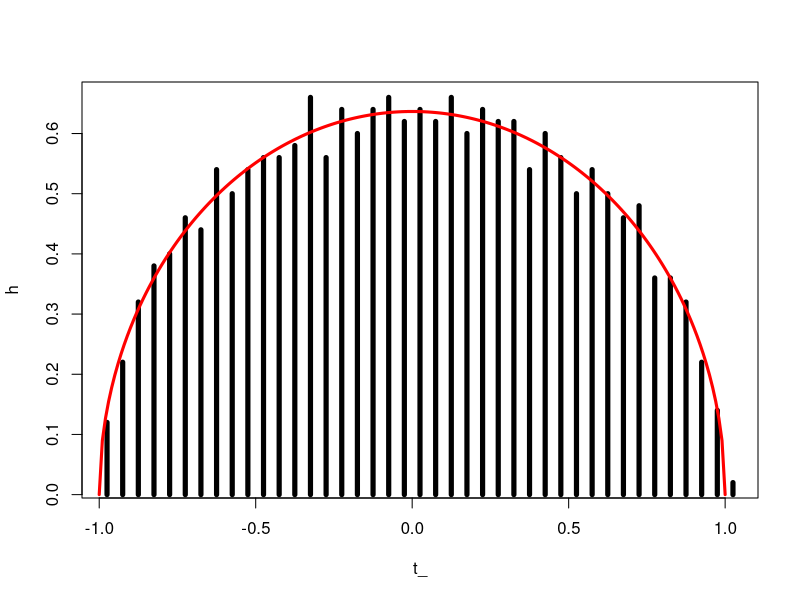

Recreate this plot in R.
#' This script illustrate the semi-circular law of random matrix theory, as described in A. Meucci, 
#' "Risk and Asset Allocation", Springer, 2005,  Chapter 4.
#'
#' @references
#' \url{http://symmys.com/node/170}
#' See Meucci's script for "S_SemiCircular.m"
#'

##################################################################################################################
### Inputs
N = 1000; # matrix size

##################################################################################################################
### Empirical eigenvalues

#X=rnorm(N);                # normal
#X=( runif(N)-0.5 ) * sqrt(12);   # uniform
X = log( matrix( runif(N^2), N, N )) + 1;           # exponential

Y = (X + t(X) ) / ( 2 * sqrt( 2 * N ));    # symmetrize and rescale
E = t(eigen(Y)$values);

##################################################################################################################
### Theoretical eigenvalues
t = seq( -1, 1, 0.01 ); 
g = 2 / pi * sqrt(1 - t^2);

NumBins = ceiling( 10 * log( length( E )));
h = hist(E, NumBins, plot = FALSE); 
t_= h$mids;
b = h$counts;
D = t_[ 2 ] - t_[ 1 ];
h = b / (D * N);

##################################################################################################################
### Plots
dev.new();
#bar(t_, h);
plot(t_, h, type = "h", lwd = 5);
lines(t, g, col = "red", lwd = 3);
